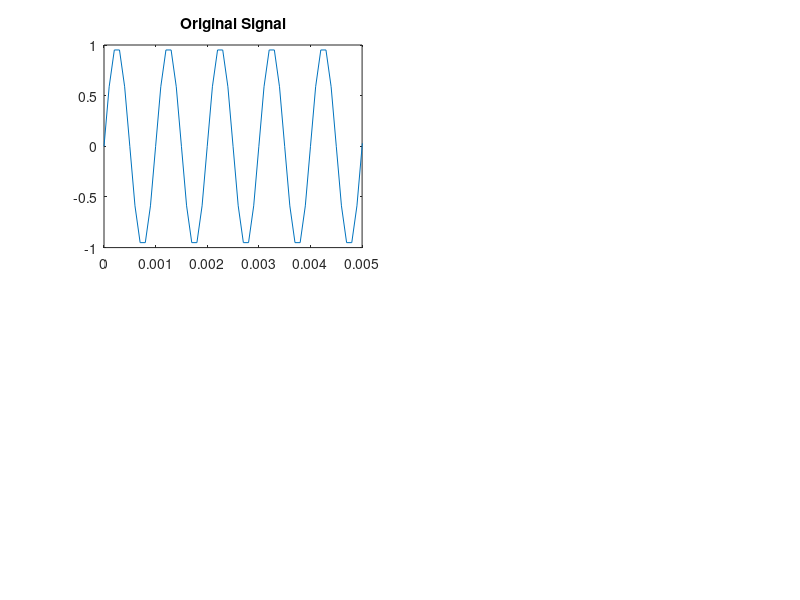

The MATLAB script that drew this image: (Note: this script raises an error after producing the figure.)
%**************************************************************************
% Effects of removing samples from a signal
%**************************************************************************
clear all;
close all;
% initial signal
fprintf('Original Signal\n');
frequency = 1000;                   % frequency of 1000 Hz
t = 0:0.0001:5;                     % play sound for 5 seconds
y = sin(2*pi*frequency*t);          % create tone

subplot(2,2,1); plot(t,y);          % plot original signal
axis([0 0.005 -1 1]);               % scale axis so signal can be viewed
title('Original Signal');
original = audioplayer(y,1/0.0001); % create audio in MATLAB
playblocking(original);             % play original audio signal

% keep half of the samples from initial signal
fprintf('Please press enter to begin 2x downsampled signal\n');
pause();
t1 = t(1:2:length(t));              % take every other time value
y1 = y(1:2:length(y));              % take every other signal value

subplot(2,2,2); plot(t1,y1,'b*--');        % plot original signal
axis([0 0.005 -1 1]);               % scale axis so signal can be viewed
title('Compressed by 2x Signal');
comp1 = audioplayer(y1,1/0.0002);   % create audio in MATLAB
playblocking(comp1);                % play comp1 audio signal

% keep quarter of the samples from initial signal
fprintf('Please press enter to begin 4x downsampled signal\n');
pause();
t2 = t(1:4:length(t));              % take every other time value
y2 = y(1:4:length(y));              % take every other signal value

subplot(2,2,3); plot(t2,y2,'b*--');        % plot original signal
axis([0 0.005 -1 1]);               % scale axis so signal can be viewed
title('Compressed by 4x Signal');
comp2 = audioplayer(y2,1/0.0004);   % create audio in MATLAB
playblocking(comp2);                % play comp1 audio signal

% keep eighth of the samples from initial signal
fprintf('Please press enter to begin 8x downsampled signal\n');
pause();
t3 = t(1:8:length(t));              % take every other time value
y3 = y(1:8:length(y));              % take every other signal value

subplot(2,2,4); plot(t3,y3,'b*--');        % plot original signal
axis([0 0.005 -1 1]);               % scale axis so signal can be viewed
title('Compressed by 8x Signal');
comp3 = audioplayer(y3,1/0.0008);   % create audio in MATLAB
playblocking(comp3);                % play comp1 audio signal